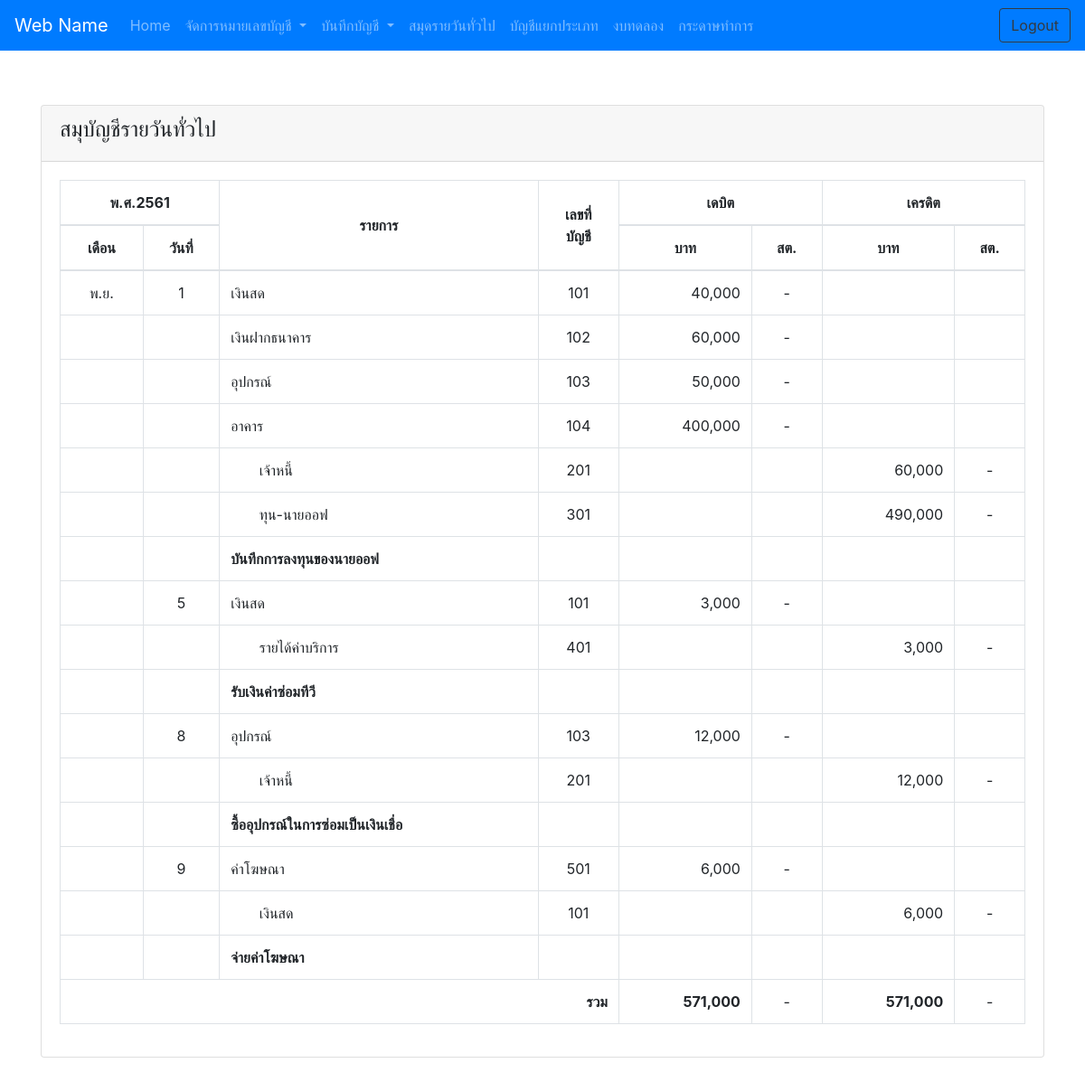
The app's page /?menu=acc-book-show with its own data.
### tables this page shows
CREATE TABLE `tb_account_book` (
  `id` int(11) NOT NULL,
  `date` date NOT NULL,
  `detail` varchar(255) DEFAULT NULL,
  `id_acc` int(11) DEFAULT NULL,
  `cost` decimal(9,2) DEFAULT NULL,
  `status` enum('debit','credit','note') NOT NULL
);

CREATE TABLE `tb_account_number` (
  `id` int(11) NOT NULL,
  `acc_number` int(11) NOT NULL,
  `acc_title` varchar(255) NOT NULL
);

### acc-book-show.php (the view, shortened to what this page needs)
<div class="container">
<?php
$arr_month = ["","ม.ค.","ก.พ.","มี.ค.","เม.ย.","พ.ค.","มิ.ย.","ก.ค.","ส.ค.","ก.ย.","ต.ค.","พ.ย.","ธ.ค."];
?>
<div class="row">
    <div class="col-md-12">
        <div class="card">
            <div class="card-header">
                <h4>สมุบัญชีรายวันทั่วไป</h4>
            </div>
            <div class="card-body">
                <?php
                $sql = "SELECT * FROM tb_account_book GROUP BY YEAR(date) ORDER BY YEAR(date) ASC";
                $queryYear = mysqli_query($conn, $sql);
                while($rowYear = mysqli_fetch_array($queryYear)){
                    $yearOriginal = date("Y", strtotime($rowYear['date']));
                    $year = date("Y", strtotime($rowYear['date'])) + 543;
                ?>
                <table class="table table-bordered table-hover">
                    <thead >
                        <tr class="text-center">
                            <th colspan="2">พ.ศ.<?=$year?> </th>
                            <th rowspan="2" class="align-middle">รายการ</th>
                            <th rowspan="2" class="align-middle">เลขที่<br>บัญชี</th>
                            <th colspan="2">เดบิต</th>
                            <th colspan="2">เครดิต</th>
                        </tr>
                        <tr class="text-center">
                            <th>เดือน</th>
                            <th>วันที่</th>
                            <th>บาท</th>
                            <th>สต.</th>
                            <th>บาท</th>
                            <th>สต.</th>
                        </tr>
                    </thead>
                    <tbody>
                        <?php
                        $check_month_duplicate = 0;
                        $check_day_duplicate = 0;
                        $total_debit = 0.00;
                        $total_credit = 0.00;
                        $sql = "SELECT * FROM tb_account_book WHERE YEAR(date) = '$yearOriginal' ORDER BY date ASC, id ASC";
                        $queryBook = mysqli_query($conn, $sql);
                        $arr_book[] = array();
                        while($row = mysqli_fetch_array($queryBook)){
                            $arr_book[] = $row;
                        }
                        $queryBook = mysqli_query($conn, $sql);
                        $index = 1;
                        while($rowBook = mysqli_fetch_array($queryBook)){
                            $month = date("m", strtotime($rowBook['date']));
                            $id_acc = $rowBook['id_acc'];
                            $sql = "SELECT * FROM tb_account_number
                                        WHERE id = '$id_acc' ";
                            $queryAccNum = mysqli_query($conn, $sql);
                            $rowAccNum = mysqli_fetch_array($queryAccNum);
                        ?>
                        <tr class="text-center">
                            <td>
                                <?php
                                if($check_month_duplicate != $month){
                                    echo $arr_month[(int)$month];
                                }
                                ?>
                            </td>
                            <td>
                            <?php
                                $day = date("d", strtotime($rowBook['date']));
                                if($check_day_duplicate != $day){
                                    echo (int)$day;
                                }
                                $check_day_duplicate = $day;
                                ?>
                            </td>
                            <td class="text-left">
                                <?php
                                if($rowBook['status'] == "note"){
                                    echo "<b>".$rowBook['detail']."</b>";
                                }else if($rowBook['status'] == "debit"){
                                    echo $rowAccNum['acc_title'];
                                }else if($rowBook['status'] == "credit"){
                                    echo "&nbsp; &nbsp; &nbsp; &nbsp;".$rowAccNum['acc_title'];
                                }
                                ?>
                            </td>
                            <td><?=$rowAccNum['acc_number']?></td>
                            <td class="text-right">
                                <?php
                                if($rowBook['status'] == 'debit'){
                                    echo number_format($rowBook['cost']);
                                    $total_debit = $total_debit + $rowBook['cost'];
                                }
                                ?>
                            </td>
                            <td>
                                <?php
                                if($rowBook['status'] == 'debit'){
                                    $splits = explode(".", "".$rowBook['cost']);
                                    if($splits[1] == "00"){
                                        echo "-";
                                    }else{
                                        echo $splits[1];
                                    }
                                }else if($rowBook['status'] == 'credit'){
                                    echo "";
                                } else if($rowBook['status'] == 'note'){
                                    echo "";
                                }else{
                                    echo "-";
                                }
                                ?>
                            </td>
                            <td class="text-right">
                            <?php
                                if($rowBook['status'] == 'credit'){
                                    echo number_format($rowBook['cost']);
                                    $total_credit = $total_credit + $rowBook['cost'];
                                }
                            ?>
                            </td>
                            <td>
                                <?php
                                if($rowBook['status'] == 'debit'){
                                    echo "";
                                }else if($rowBook['status'] == 'credit'){
                                    $splits = explode(".", "".$rowBook['cost']);
                                    if($splits[1] == "00"){
                                        echo "-";
                                    }else{
                                        echo $splits[1];
                                    }
                                }else if($rowBook['status'] == 'note'){
                                    echo "";
                                }else{
                                    echo "-";
                                }
                                ?>
                            </td>
                        </tr>
                        <?php
                        $next_month = date("m", strtotime($arr_book[$index+1]['date']));
                        if((int)$next_month != (int)$month ){
                        ?>
                        <tr class="text-center">
                            <td colspan="4" class="text-right"> <b>รวม</b> </td>
                            <td class="text-right">
                                <b> <?=number_format($total_debit)?> </b>
                            </td>
                            <td>
                            <?php
                                $splits = explode(".", "".number_format($total_debit,2));
                                if($splits[1] == "00"){
                                    echo "-";
                                }else{
                                    echo $splits[1];
                                }
                                ?>
                            </td>
                            <td class="text-right">
                                <b> <?=number_format($total_credit)?> </b>
                            </td>
                            <td>
                            <?php
                                $splits = explode(".", "".number_format($total_credit,2));
                                if($splits[1] == "00"){
                                    echo "-";
                                }else{
                                    echo $splits[1];
                                }
                                ?>
                            </td>
                        </tr>
                        <?php
                            $total_debit = 0.00;
                            $total_credit = 0.00;
                        }
                        ?>
                        <?php
                            $check_month_duplicate = $month;
                            $index++;
                        }
                        ?>
                    </tbody>
                </table>
                <?php
                }
                ?>
            </div>
        </div>
    </div>
</div>
</div>

### assets/css/sticky-footer-navbar.css (style rules this page uses)
html { position: relative; min-height: 100%; }
body { margin-bottom: 60px; }
body > .container { padding: 60px 15px 0; }

### records on screen
tb_account_book: date "2561", date "พ.ย.", date "1", tb_account_number.acc_title "เงินสด", tb_account_number.acc_number "101", cost "40,000"
tb_account_book: tb_account_number.acc_title "เงินฝากธนาคาร", tb_account_number.acc_number "102", cost "60,000"
tb_account_book: tb_account_number.acc_title "อุปกรณ์", tb_account_number.acc_number "103", cost "50,000"
tb_account_book: tb_account_number.acc_title "อาคาร", tb_account_number.acc_number "104", cost "400,000"
tb_account_book: tb_account_number.acc_title "เจ้าหนี้", tb_account_number.acc_number "201", cost "60,000"
tb_account_book: tb_account_number.acc_title "ทุน-นายออฟ", tb_account_number.acc_number "301", cost "490,000"
tb_account_book: detail "บันทึกการลงทุนของนายออฟ"
tb_account_book: date "5", tb_account_number.acc_title "เงินสด", tb_account_number.acc_number "101", cost "3,000"
tb_account_book: tb_account_number.acc_title "รายได้ค่าบริการ", tb_account_number.acc_number "401", cost "3,000"
tb_account_book: detail "รับเงินค่าซ่อมทีวี"
tb_account_book: date "8", tb_account_number.acc_title "อุปกรณ์", tb_account_number.acc_number "103", cost "12,000"
tb_account_book: tb_account_number.acc_title "เจ้าหนี้", tb_account_number.acc_number "201", cost "12,000"
tb_account_book: detail "ซื้ออุปกรณ์ในการซ่อมเป็นเงินเชื่อ"
tb_account_book: date "9", tb_account_number.acc_title "ค่าโฆษณา", tb_account_number.acc_number "501", cost "6,000"
tb_account_book: tb_account_number.acc_title "เงินสด", tb_account_number.acc_number "101", cost "6,000"
tb_account_book: detail "จ่ายค่าโฆษณา", total_debit "571,000", total_credit "571,000"
